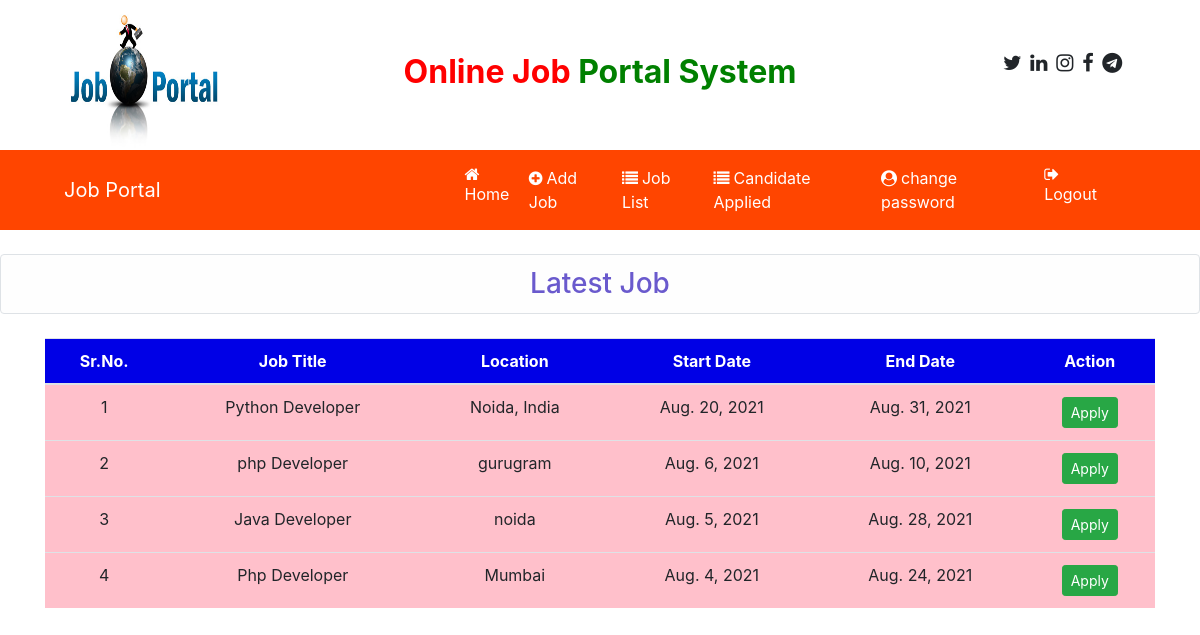
Screenshot of /user_latestjobs with the database file from the repository.
### job/models.py (models this page shows, shortened)
class Job(models.Model):
    recruiter = models.ForeignKey(Recruiter, on_delete=models.CASCADE, null=True)
    start_date = models.DateField()
    end_date = models.DateField()
    title = models.CharField(max_length=500, null=True)
    salary = models.FloatField(max_length=60)
    logo = models.FileField()
    description = models.CharField(max_length=300, null=True)
    experience = models.CharField(max_length=500)
    location = models.CharField(max_length=60)
    skills = models.CharField(max_length=15)
    creationdate = models.DateField()

### job/views.py (the view)
# urls.py: path('user_latestjobs', user_latestjobs, name="user_latestjobs"),
def user_latestjobs(request):
    job = Job.objects.all().order_by('-start_date')
    d = {'job': job}
    return render(request, 'user_latestjobs.html', d)

### job/templates/user_latestjobs.html (shortened to what this page needs)
{% load static %}
{% block body %}
{% include 'recruiter_navigation.html' %}
<h3 class="alert alert-light border rounded mt-4 mb-4 text-center " style="color:slateblue ">Latest Job</h3>
<div class = container>
<table class="table table-hover " id="example"  style="width:100%">
    <thead>
    <tr style ="background-color:#0000E6 ; color:white">
        <th>Sr.No.</th>
        <th>Job Title</th>
        <th>Location</th>
        <th>Start Date</th>
        <th>End Date</th>
        <th>Action</th>
    </tr>
    </thead>
    <tbody>
    {% for i in job %}
    <tr style = "background-color:#FFC0CB">
        <td>{{forloop.counter}}</td>
        <td>{{i.title}}</td>
        <td>{{i.location}}</td>
        <td>{{i.start_date}}</td>
        <td>{{i.end_date}}</td>
        <td>
        <a href ="{% url 'job_detail' i.id %}" class="btn btn-success btn-sm">  Apply</a></td>
    </tr>
    {% endfor %}
    </tbody>
</table>
</div>
{% endblock %}

### job/templates/user_latestjobs.html (style rules this page uses)
tr { text-align:center }

### rows the page displays
Job: title "Python Developer", location "Noida, India", start_date "Aug. 20, 2021", end_date "Aug. 31, 2021"
Job: title "php Developer", location "gurugram", start_date "Aug. 6, 2021", end_date "Aug. 10, 2021"
Job: title "Java Developer", location "noida", start_date "Aug. 5, 2021", end_date "Aug. 28, 2021"
Job: title "Php Developer", location "Mumbai", start_date "Aug. 4, 2021", end_date "Aug. 24, 2021"
